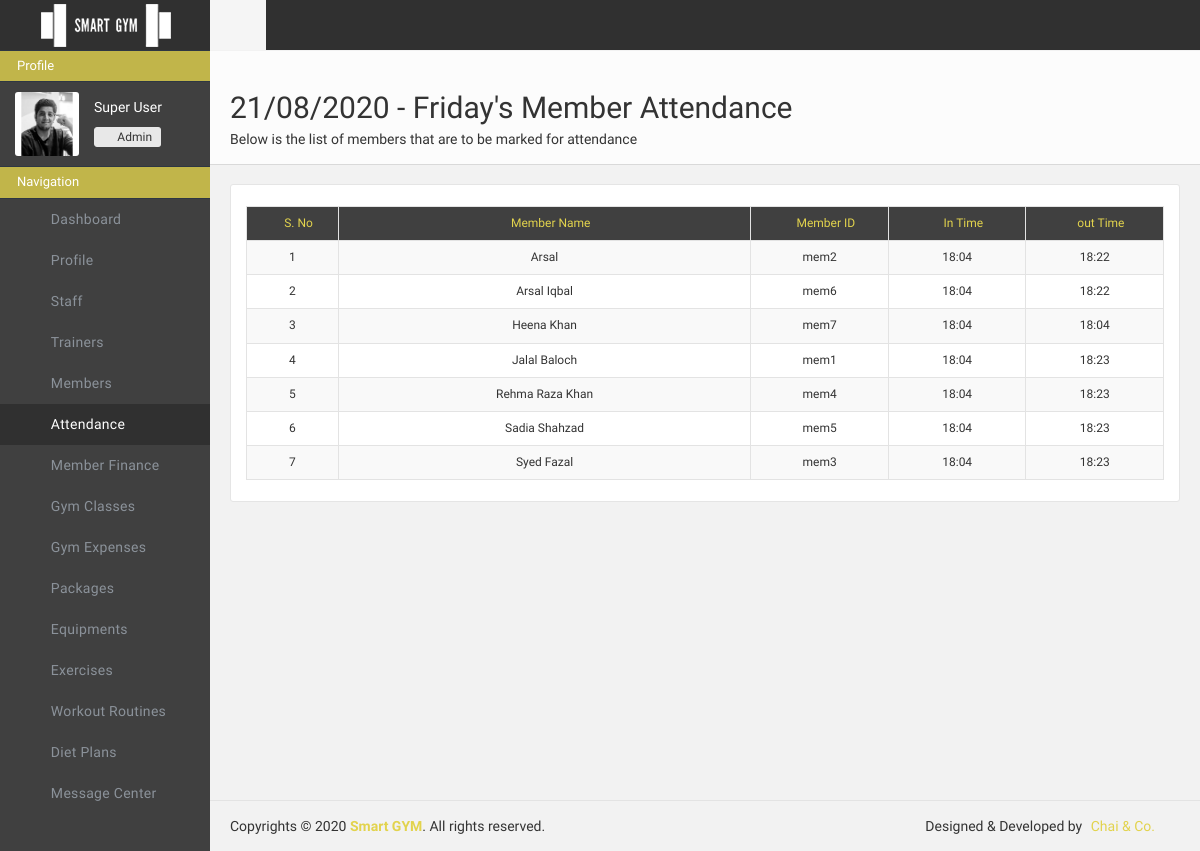
Screenshot of /adminportal/attendance/ (signed in) with the database file from the repository.
### adminportal/models.py (models this page shows)
class AttendanceData(models.Model):
    attendance_id = models.AutoField(primary_key=True)
    attendance_member_id = models.CharField(max_length=500, default="")
    attendance_member_name = models.CharField(max_length=500, default="")
    attendance_in_time = models.CharField(max_length=500, default="")
    attendance_out_time = models.CharField(max_length=500, default="")
    attendance_day = models.CharField(max_length=500, default="")
    attendance_date = models.CharField(max_length=500, default="")

### adminportal/views.py (the view, shortened to what this page needs)
# urls.py: path('attendance/', views.attendance, name="adminportal-attendance"),
def attendance(request):
    if "userid" in request.session and request.session["userrole"] == "Admin" :
        params = {}
        days = ("Monday","Tuesday","Wednesday","Thursday","Friday","Saturday","Sunday")
        today_attendance = AttendanceData.objects.all().filter(attendance_date=datetime.datetime.now().strftime("%Y-%m-%d"))
        params["members"] = AttendanceData.objects.all().filter(attendance_date=datetime.datetime.now().strftime("%Y-%m-%d")).order_by("attendance_member_name")
        params["date"] = datetime.datetime.now().strftime("%d/%m/%Y")
        params["day"]  = days[datetime.datetime.now().weekday()]
        return render(request, 'adminportal/todayattendance.html', params)
    else:
        return redirect('/adminportal/login/')

### adminportal/templates/adminportal/todayattendance.html (shortened to what this page needs)
{% load static %}
<!doctype html>
<html class="no-js">
    <head>
        <link href="{% static 'adminportal/css/icons.css'%}" rel="stylesheet" />
        <link href="{% static 'adminportal/css/bootstrap.css'%}" rel="stylesheet" />
        <link href="{% static 'adminportal/css/plugins.css'%}" rel="stylesheet" />
        <link href="{% static 'adminportal/css/main.css'%}" rel="stylesheet" />
        <link href="{% static 'adminportal/css/custom.css'%}" rel="stylesheet" />
    </head>
    <body>
        <div id="header" class="page-navbar">
            <a href="/adminportal/dashboard/" class="navbar-brand hidden-xs hidden-sm">
                <img src="{% static 'adminportal/img/logo.png'%}" class="logo hidden-xs" alt="Dynamic logo">
            </a>
            <div id="navbar-no-collapse" class="navbar-no-collapse">
                <ul class="nav navbar-nav">
                    <li class="toggle-sidebar" id="menubut">
                        <a href="#">
                            <i class="fa fa-reorder"></i>
                        </a>
                    </li>
                </ul>
                <ul class="nav navbar-nav navbar-right">
                    <li id="otherbut">
                        <a href="/adminportal/settings">
                            <i class="fa fa-cog setlogbtn"></i>
                        </a>
                    </li>
                    <li id="otherbut">
                        <a href="/adminportal/logout">
                            <i class="fa fa-power-off setlogbtn"></i>
                        </a>
                    </li>
                </ul>
            </div>
        </div>
        <div id="wrapper">
            <aside id="sidebar" class="page-sidebar hidden-md hidden-sm hidden-xs">
                <div class="sidebar-inner">
                    <div class="sidebar-scrollarea">
                        <div class="sidebar-panel">
                            <h5 class="sidebar-panel-title">Profile</h5>
                        </div>
                        <div class="user-info clearfix">
                            <img src="/media/adminportal/admin/{{request.session.userid}}.jpg" alt="">
                            <span class="name">{{ request.session.username }}</span>
                            <div class="btn-group">
                                <div type="button" class="btn btn-default btn-xs" style="margin-top: 5px ;"><i class="fa fa-group"></i>
                                </div>
                                <div type="button" class="btn btn-default btn-xs dropdown-toggle" data-toggle="dropdown" style="margin-top: 5px ;">Admin
                                </div>
                            </div>
                        </div>
                        <div class="sidebar-panel">
                            <h5 class="sidebar-panel-title">Navigation</h5>
                        </div>
                        <div class="side-nav">
                            <ul class="nav">
                                <li>
                                    <a href="/adminportal/dashboard" class="actlogic"><i class=" l-arrows-right-double-31"></i><span class="txt">Dashboard</span></a>
                                </li>
                                <li>
                                    <a href="/adminportal/user" class="actlogic"><i class=" l-arrows-right-double-31"></i><span class="txt">Profile</span></a>
                                </li>
                                <li>
                                    <a href="/adminportal/staff" class="actlogic"><i class=" l-arrows-right-double-31"></i><span class="txt">Staff</span></a>
                                </li>
                                <li>
                                    <a href="/adminportal/trainers" class="actlogic"><i class=" l-arrows-right-double-31"></i><span class="txt">Trainers</span></a>
                                </li>
                                <li>
                                    <a href="/adminportal/members" class="actlogic"><i class=" l-arrows-right-double-31"></i><span class="txt">Members</span></a>
                                </li>
                                <li>
                                    <a href="#" class="active"><i class=" l-arrows-right-double-31"></i> <span class="txt">Attendance</span></a>
                                </li>
                                <li>
                                    <a href="#"><i class=" l-arrows-right-double-31"></i> <span class="txt">Member Finance</span></a>
                                </li>
                                <li>
                                    <a href="/adminportal/classes" class="actlogic"><i class=" l-arrows-right-double-31"></i><span class="txt">Gym Classes</span></a>
                                </li><li>
                                    <a href="/adminportal/expenses" class="actlogic"><i class=" l-arrows-right-double-31"></i><span class="txt">Gym Expenses</span></a>
                                </li>
                                <li>
                                    <a href="/adminportal/packages" class="actlogic"><i class=" l-arrows-right-double-31"></i><span class="txt">Packages</span></a>
                                </li>
                                <li>
                                    <a href="/adminportal/equipments" class="actlogic"><i class=" l-arrows-right-double-31"></i><span class="txt">Equipments</span></a>
                                </li><li>
                                    <a href="/adminportal/exercises" class="actlogic"><i class=" l-arrows-right-double-31"></i><span class="txt">Exercises</span></a>
                                </li>
                                <li>
                                    <a href="/adminportal/routines"><i class=" l-arrows-right-double-31"></i><span class="txt">Workout Routines</span></a>
                                </li>
                                <li>
                                    <a href="/adminportal/diet"><i class=" l-arrows-right-double-31"></i><span class="txt">Diet Plans</span></a>
                                </li>
                                <li>
                                    <a href="/adminportal/messages"><i class=" l-arrows-right-double-31"></i><span class="txt">Message Center</span></a>
                                </li>
                            </ul>
                        </div>
                    </div>
                </div>
            </aside>
            <div class="page-content sidebar-page right-sidebar-page clearfix">
                <div class="page-content-wrapper">
                    <div class="page-content-inner">
                        <div id="page-header" class="clearfix">
                            <div class="page-header">
                                <h2>{{date}} - {{day}}'s Member Attendance</h2>
                                <span class="txt">Below is the list of members that are to be marked for attendance</span>
                            </div>
                        </div>
                        <div class="row" style="margin-bottom: 80px;">
                            <div class="col-lg-12">
                                <div class="panel panel-default plain panelRefresh">
                                    <div class="panel-body">
                                        <table id="basic-datatables" class="table table-striped table-bordered" cellspacing="0" width="100%">
                                            <thead >
                                                <tr style="background-color: #404040; color: #e2d34d;">
                                                    <th title="S. No" style="font-size: 12px; text-align: center; width: 10%"><i class="fa fa-sort-numeric-asc"> </i> S. No</th>
                                                    <th title="name" style="font-size: 12px; text-align: center;"><i class="fa fa-user"> </i> Member Name</th>
                                                    <th title="member id" style="font-size: 12px; text-align: center; width: 15%;"><i class="l-basic-postcard-multiple"> </i> Member ID</th>
                                                    <th title="in time" style="font-size: 12px; text-align: center; width: 15%;"><i class="fa l-basic-clockwise"> </i> In Time</th>
                                                    <th title="out time" style="font-size: 12px; text-align: center; width: 15%;"><i class="fa l-basic-anticlockwise"> </i> out Time</th>
                                                </tr>
                                            </thead>
                                            <tbody>
                                                {% for member in members %}
                                                <tr>
                                                    <td>{{forloop.counter}}</td>
                                                    <td>{{member.attendance_member_name}}</td>
                                                    <td>{{member.attendance_member_id}}</td>
                                                    <td>
                                                        {% if member.attendance_in_time == "" %}
                                                            <a title="intime" href="/adminportal/attendance/?type=in&id={{member.attendance_member_id}}"><i class="fa  fa-sign-in" id="tablebtns" style="background-color: #5cb85c; color: white; padding-left: 4px; padding-right: 4px;" data-toggle="modal" data-target=""> Mark In</i></a></td>
                                                        {% else %}
                                                            {{member.attendance_in_time}}
                                                        {% endif %}
                                                    <td>
                                                        {% if member.attendance_out_time == "" %}
                                                            <a title="outtime" href="/adminportal/attendance/?type=out&id={{member.attendance_member_id}}"><i class="fa fa-sign-out" style="background-color: #d9534f; color:white; padding-left: 4px; padding-right: 4px;" id="tablebtns" data-toggle="modal" data-target=""> Mark Out</i></a>
                                                        {% else %}
                                                            {{member.attendance_out_time}}
                                                        {% endif %}
                                                    </td>
                                                </tr>
                                                {% endfor %}
                                            </tbody>
                                        </table>
                            </div>
                                </div>
                            </div>
                            </div>
                    </div>
                </div>
            </div>
        </div>
        <div id="footer" class="clearfix sidebar-page">
            <p class="pull-left">
                Copyrights &copy; 2020 <a href="/website/" class="color-blue strong" target="_blank">Smart GYM</a>. All rights reserved.
            </p>
            <p class="pull-right">
                Designed & Developed by
                <a href="/" class="ml5 mr25">Chai & Co.</a>
            </p>
        </div>
    </body>
</html>

### rows the page displays
AttendanceData: attendance_member_name "Arsal", attendance_member_id "mem2", attendance_in_time "18:04", attendance_out_time "18:22"
AttendanceData: attendance_member_name "Arsal Iqbal", attendance_member_id "mem6", attendance_in_time "18:04", attendance_out_time "18:22"
AttendanceData: attendance_member_name "Heena Khan", attendance_member_id "mem7", attendance_in_time "18:04", attendance_out_time "18:04"
AttendanceData: attendance_member_name "Jalal Baloch", attendance_member_id "mem1", attendance_in_time "18:04", attendance_out_time "18:23"
AttendanceData: attendance_member_name "Rehma Raza Khan", attendance_member_id "mem4", attendance_in_time "18:04", attendance_out_time "18:23"
AttendanceData: attendance_member_name "Sadia Shahzad", attendance_member_id "mem5", attendance_in_time "18:04", attendance_out_time "18:23"
AttendanceData: attendance_member_name "Syed Fazal", attendance_member_id "mem3", attendance_in_time "18:04", attendance_out_time "18:23"

### other values shown
{{ request.session.username }} "Super User"
{{ date }} "21/08/2020"
{{ day }} "Friday"
